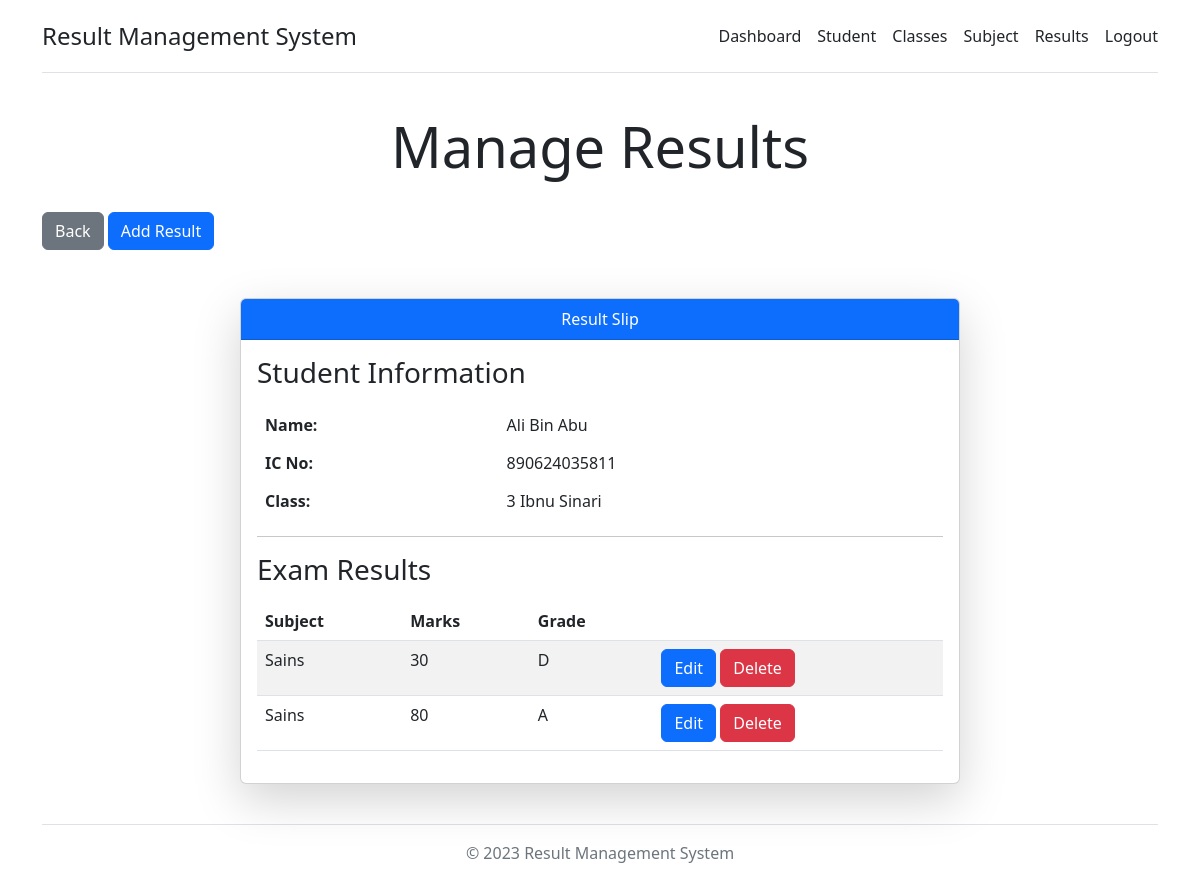
Page /admin/result.php?student_id=890624035811 (signed in) on the committed database.
### tables this page shows
CREATE TABLE `students` (
  `id` int(11) NOT NULL,
  `ic` varchar(255) NOT NULL,
  `name` varchar(255) NOT NULL,
  `gender` varchar(255) NOT NULL,
  `phone` varchar(255) NOT NULL,
  `address` text NOT NULL,
  `class_id` int(11) NOT NULL
);

CREATE TABLE `classes` (
  `id` int(11) NOT NULL,
  `name` varchar(255) NOT NULL,
  `year` varchar(255) NOT NULL
);

CREATE TABLE `results` (
  `id` int(11) NOT NULL,
  `subject_id` int(11) NOT NULL,
  `percentage` double(10,0) NOT NULL,
  `student_id` int(11) NOT NULL
);

CREATE TABLE `subjects` (
  `id` int(11) NOT NULL,
  `name` varchar(255) NOT NULL,
  `code` varchar(255) NOT NULL,
  `description` varchar(255) NOT NULL
);

### config/include.php (called while the page is built, shortened)
<?php
function route($path)
{
    return 'http://localhost/srms/sms/' . $path;
}

### controller/controller.php (called while the page is built, shortened)
<?php
$conn = mysqli_connect($_ENV['DB_HOST'], $_ENV['DB_USERNAME'], $_ENV['DB_PASSWORD'], $_ENV['DB_DATABASE']);
function mysql($query)
{
    global $conn;
    return mysqli_query($conn, $query);
}
function getStudentByIc($ic)
{
    $query = "SELECT * FROM students WHERE ic=$ic";
    $result = mysql($query);
    if ($result) {
        return mysqli_fetch_assoc($result);
    }
    return null;
}
function getClass($id)
{
    $query = "SELECT * FROM classes WHERE id=$id";
    $result = mysql($query);
    return mysqli_fetch_assoc($result);
}
function getResult($ic)
{
    $student = getStudentByIc($ic);
    if ($student) {
        $results = array();
        $results['student'] = $student;
        $class = getClass($student['class_id']);
        $results['class'] = $class;
        $student_id = $student['id'];
        $query = "SELECT *, r.id as result_id, CASE
        WHEN r.percentage >= 90 THEN 'A+'
        WHEN r.percentage >= 80 THEN 'A'
        WHEN r.percentage >= 70 THEN 'B'
        WHEN r.percentage >= 60 THEN 'C'
        ELSE 'D' END AS grade FROM results r JOIN subjects s ON r.subject_id=s.id  WHERE r.student_id='$student_id'";
        $result = mysql($query);
        while ($row = mysqli_fetch_assoc($result)) {
            $results['results'][] = $row;
        }
        return $results;
    } else {
        alert("Student not exists!");
    }
}

### admin/result.php (the view, shortened to what this page needs)
<?php
include('../config/include.php');
include(asset('controller/controller.php'));
if (isset($_GET['student_id'])) {
    $results = getResult($_GET['student_id']);
}
?>
<html lang="en">
<head>
    <link href="https://cdn.jsdelivr.net/npm/bootstrap@5.2.3/dist/css/bootstrap.min.css" rel="stylesheet">
</head>
<body>
    <div class="container py-3">
        <header>
            <?php include(asset('/inc/navbar.php')) ?>
            <div class="pricing-header p-3 pb-md-4 mx-auto text-center">
                <h1 class="display-4 fw-normal">Manage Results</h1>
            </div>
        </header>
        <main>
            <div>
                <a href="<?= route("admin/result-class-view.php?class_id=" . $_GET['class_id']) ?>" class="btn btn-secondary">Back</a>
                <a href="<?= route("admin/result-add.php?class_id=" . $_GET['class_id']) . "&student_id=" . $_GET['student_id'] ?>" class="btn btn-primary">Add Result</a>
            </div>
            <div class="container mt-5">
                <div class="row justify-content-center">
                    <div class="col-md-8">
                        <div class="card shadow-lg">
                            <div class="card-header bg-primary text-white text-center font-weight-bold">
                                Result Slip
                            </div>
                            <div class="card-body">
                                <h3 class="mb-3">Student Information</h3>
                                <table class="table table-borderless mb-3">
                                    <tr>
                                        <th>Name:</th>
                                        <td><?= $results['student']['name'] ?></td>
                                    </tr>
                                    <tr>
                                        <th>IC No:</th>
                                        <td><?= $results['student']['ic'] ?></td>
                                    </tr>
                                    <tr>
                                        <th>Class:</th>
                                        <td><?= $results['class']['year'] . ' ' . $results['class']['name'] ?></td>
                                    </tr>
                                </table>
                                <hr>
                                <h3 class="mb-3">Exam Results</h3>
                                <?php if (isset($results['results'])) { ?>
                                    <table class="table table-striped">
                                        <thead class="thead-dark">
                                            <tr>
                                                <th>Subject</th>
                                                <th>Marks</th>
                                                <th>Grade</th>
                                                <th></th>
                                            </tr>
                                        </thead>
                                        <tbody>
                                            <?php foreach ($results['results'] as $result) { ?>
                                                <tr>
                                                    <td><?= $result['name'] ?></td>
                                                    <td><?= $result['percentage'] ?></td>
                                                    <td><?= $result['grade'] ?></td>
                                                    <td>
                                                        <a href="<?= route("admin/result-edit.php?class_id=" . $_GET['class_id']) . "&student_id=" . $_GET['student_id'] . "&result=" . $result['result_id'] ?>" class="btn btn-primary">Edit</a>
                                                        <a href="<?= route("admin/result.php?student_id=" . $_GET['student_id']) . "&class_id=" . $_GET['class_id'] . "&delete=" . $result['result_id'] ?>" class="btn btn-danger">Delete</a>
                                                    </td>
                                                </tr>
                                            <?php } ?>
                                        </tbody>
                                    </table>
                                <?php }else { ?>
                                    <h4>No records</h4>
                                <?php } ?>
                            </div>
                        </div>
                    </div>
                </div>
            </div>
        </main>
        <?php include(asset('/inc/footer.php')) ?>
    </div>
</body>
</html>

### rows in the picture
students: name "Ali Bin Abu", ic "890624035811"
classes: year "3", name "Ibnu Sinari"
results: subject.name "Sains", percentage "30", grade "D"
results: subject.name "Sains", percentage "80", grade "A"

### other values in the picture
$_ENV['APP_NAME'] "Result Management System"
